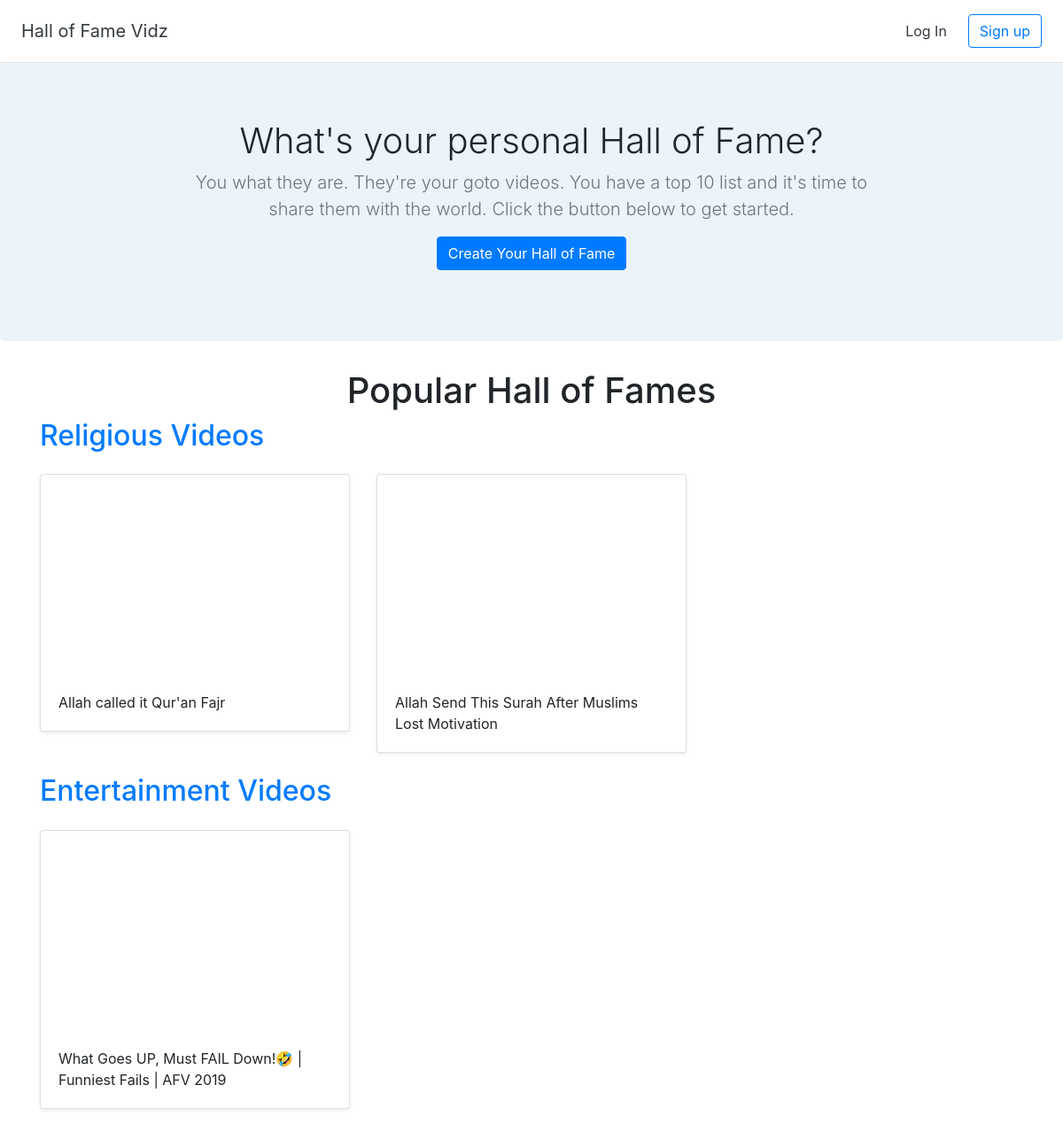
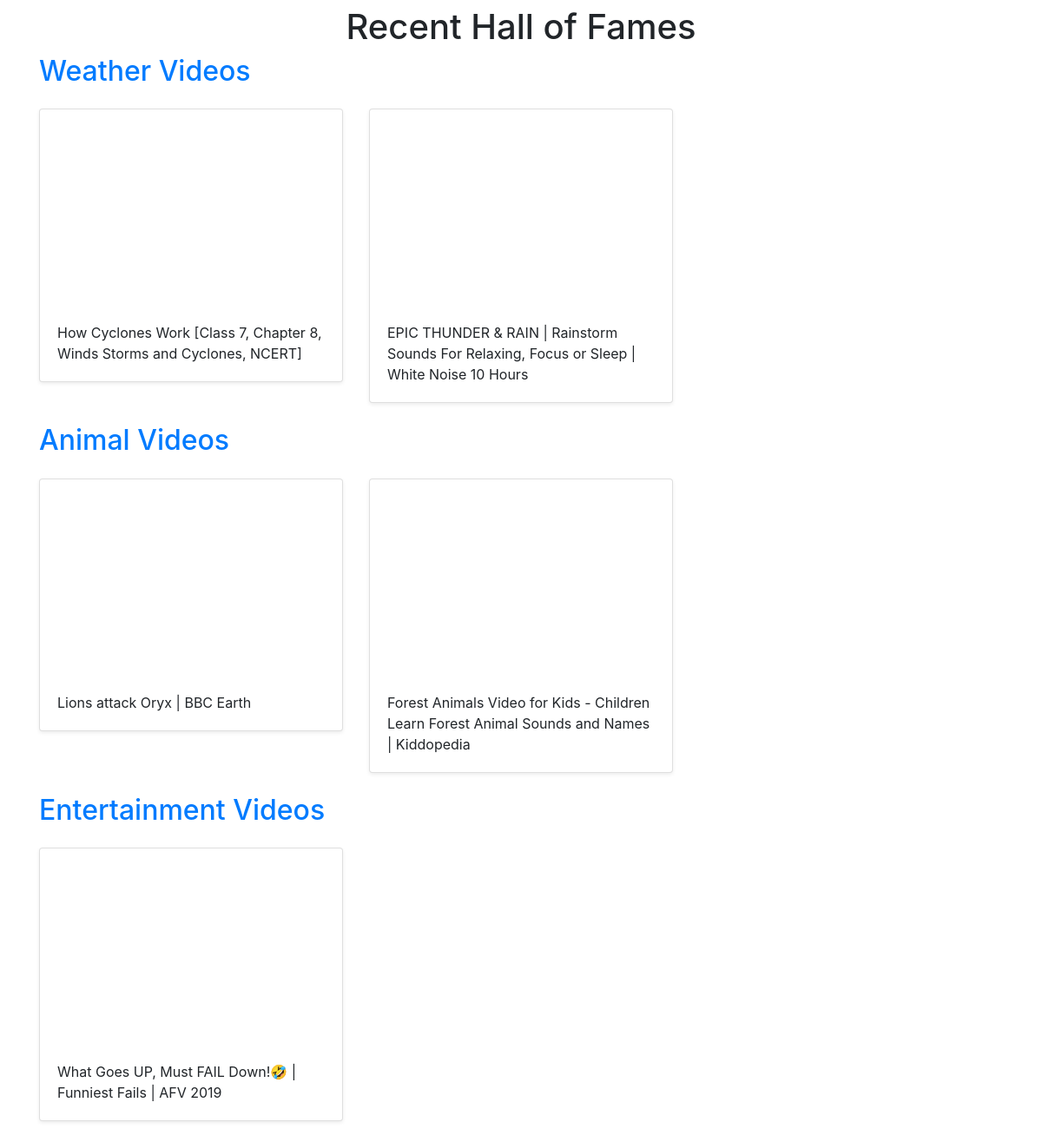
The page / on the database its author committed (2 pictures, top to bottom).
### halls/models.py (models this page shows)
class Hall(models.Model):
    title = models.CharField(max_length=255)
    user = models.ForeignKey(User,on_delete=models.CASCADE)

class Video(models.Model):
    title = models.CharField(max_length=255)
    url = models.URLField()
    youtube_id = models.CharField(max_length=255)
    hall = models.ForeignKey(Hall,on_delete=models.CASCADE)

### halls/views.py (the view)
# urls.py: 2. Add a URL to urlpatterns:  path('', views.home, name='home')
def home(request):
    recent_halls = Hall.objects.all().order_by('-id')[:3]
    popular_halls = [Hall.objects.get(pk=2),Hall.objects.get(pk=5)]
    return render(request,'halls/home.html', {'recent_halls':recent_halls, 'popular_halls':popular_halls})

### halls/templates/halls/home.html
{% extends 'halls/base.html' %}
{% block content %}
<section class="jumbotron text-center">
  <div class="container">
    <h1 class="jumbotron-heading">What's your personal Hall of Fame?</h1>
    <p class="lead text-muted">You what they are. They're your goto videos. You have a top 10 list and it's time to share them with the world. Click the button below to get started.</p>
    <p>
      <a href="{% url 'create_hall' %}" class="btn btn-primary">Create Your Hall of Fame</a>
    </p>
  </div>
</section>
<div class="container">
  <h1 class="text-center">Popular Hall of Fames</h1>
  {% for hall in popular_halls %}
  <h2><a href="{% url 'detail_hall' hall.id %}">{{ hall.title }}</a></h2>
    <div class="row">
      {% for video in hall.video_set.all %}
      <div class="col-md-4 mt-3">
        <div class="card mb-4 shadow-sm">
          <iframe width="100%" height="225" src="https://www.youtube.com/embed/{{ video.youtube_id }}" frameborder="0" allow="accelerometer; autoplay; encrypted-media; gyroscope; picture-in-picture" allowfullscreen></iframe>
          <div class="card-body">
            <p class="card-text">{{ video.title }}</p>
          </div>
        </div>
      </div>
      {% endfor %}
      </div>
  {% endfor %}
    <h1 class="text-center">Recent Hall of Fames</h1>
    {% for hall in recent_halls %}
  <h2><a href="{% url 'detail_hall' hall.id %}">{{ hall.title }}</a></h2>
    <div class="row">
      {% for video in hall.video_set.all %}
      <div class="col-md-4 mt-3">
        <div class="card mb-4 shadow-sm">
          <iframe width="100%" height="225" src="https://www.youtube.com/embed/{{ video.youtube_id }}" frameborder="0" allow="accelerometer; autoplay; encrypted-media; gyroscope; picture-in-picture" allowfullscreen></iframe>
          <div class="card-body">
            <p class="card-text">{{ video.title }}</p>
          </div>
        </div>
      </div>
      {% endfor %}
      </div>
    {% endfor %}
{% endblock %}

### halls/static/custom.css (style rules this page uses)
.jumbotron { background-color: #EBF4FA; }
.jumbotron-heading { font-weight: 300; }
.jumbotron .container { max-width: 51rem; }

### rows shown on the page
Hall: title "Religious Videos"
Video: title "Allah called it Qur'an Fajr"
Video: title "Allah Send This Surah After Muslims Lost Motivation"
Hall: title "Entertainment Videos"
Video: title "What Goes UP, Must FAIL Down!🤣 | Funniest Fails | AFV 2019"
Hall: title "Weather Videos"
Video: title "How Cyclones Work [Class 7, Chapter 8, Winds Storms and Cyclones, NCERT]"
Video: title "EPIC THUNDER & RAIN | Rainstorm Sounds For Relaxing, Focus or Sleep | White Noise 10 Hours"
Hall: title "Animal Videos"
Video: title "Lions attack Oryx | BBC Earth"
Video: title "Forest Animals Video for Kids - Children Learn Forest Animal Sounds and Names | Kiddopedia"
